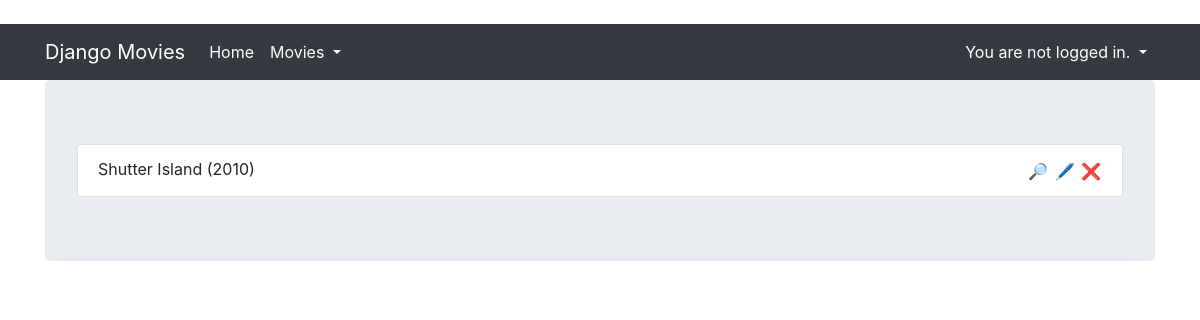
The page /core/movie/list on the database as committed earlier.
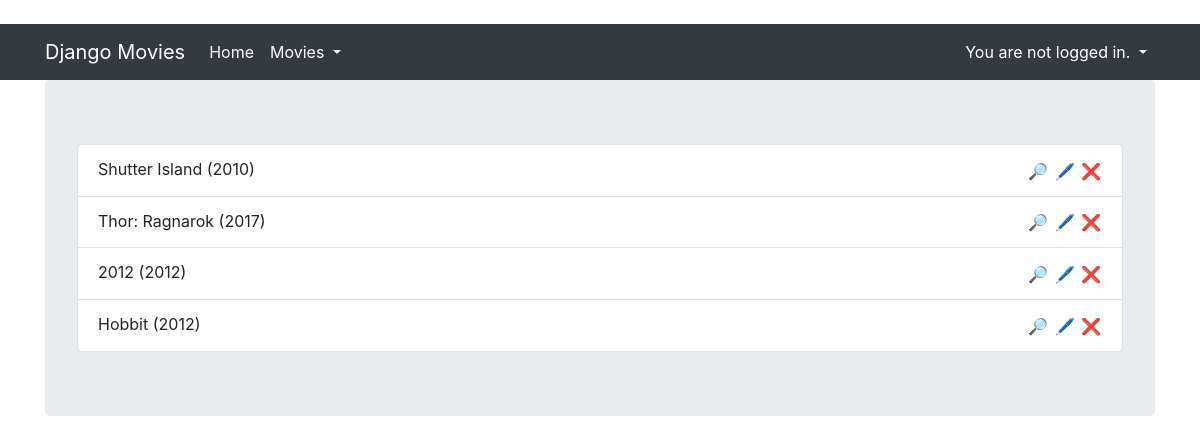
The same page on the database as committed later.
### core/models.py (models this page shows, shortened)
class Movie(models.Model):
    title = models.CharField(max_length=100)
    rating = models.IntegerField(
        null=True, validators=[MaxValueValidator(15), MinValueValidator(1)]
    )
    released = models.DateField()
    description = models.TextField(null=True, blank=True)
    created = models.DateTimeField(auto_now_add=True)
    genre = models.ForeignKey(Genre, null=True, on_delete=models.SET_NULL)
    director = models.ForeignKey(Director, null=True, on_delete=models.SET_NULL)
    countries = models.ManyToManyField(Country, related_name='movies')
    class Meta:
        unique_together = ('title', 'released')

### core/views.py (the view)
# urls.py: path('movie/list', MovieListView.as_view(), name='movie_list'),
class MovieListView(ListView):
    template_name='movie_list.html'
    model = Movie

### core/templatetags/movie_extras.py (called while the page is built)
@register.simple_tag
def movie_format(movie, short=False):
    if short:
        return f'{movie.title} ({movie.released.year})'
    return f'{movie.title} ({movie.released.year}) - {movie.genre}'

### core/templates/movie_list.html
{% extends "base.html" %}
{% load movie_extras %}
{% block content %}
  <ul ul class="list-group">
    {% for movie in object_list %}
      <li class="list-group-item" style="display:flex; justify-content: space-between;">
        {% movie_format movie short=True %}
        <div>
          <button class="btn" style="padding:0; margin: 0;">
            <a class="update" href="{% url 'core:movie_detail' movie.pk %}" style="padding:0; margin: 0; width: 100%">
              🔎
            </a>
          </button>
          <button class="btn" style="padding:0; margin: 0;">
            <a class="update" href="{% url 'core:movie_update' movie.pk %}" style="padding:0; margin: 0; width: 100%">
              🖊️
            </a>
          </button>
          <button class="btn" style="padding:0; margin: 0;">
            <a class="remove" href="{% url 'core:movie_delete' movie.pk %}" style="padding:0; margin: 0; width: 100%">
              ❌
            </a>
          </button>
        </div>
      </li>
    {% endfor %}
  </ul>
{% endblock %}

Rows that differ between the two databases and show on the page:
added Movie: title+released "Thor: Ragnarok (2017)"
added Movie: title+released "2012 (2012)"
added Movie: title+released "Hobbit (2012)"
